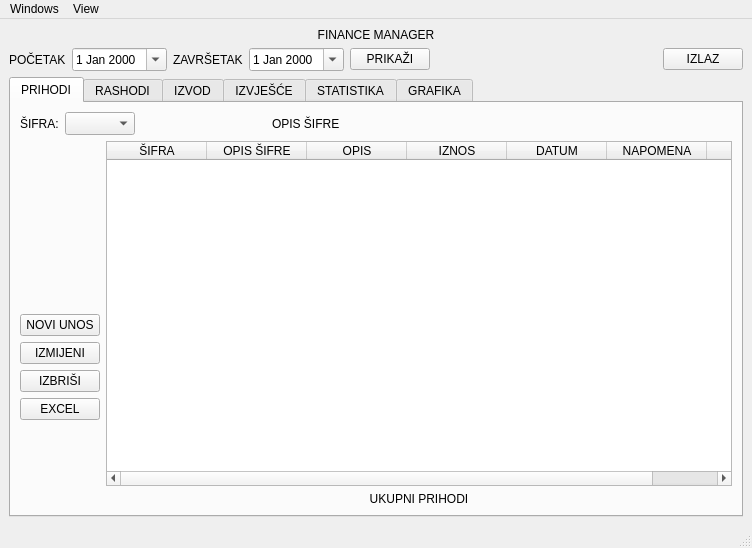
<?xml version="1.0" encoding="UTF-8"?>
<ui version="4.0">
 <class>FinanceManager</class>
 <widget class="QMainWindow" name="FinanceManager">
  <property name="geometry">
   <rect>
    <x>0</x>
    <y>0</y>
    <width>752</width>
    <height>548</height>
   </rect>
  </property>
  <property name="sizePolicy">
   <sizepolicy hsizetype="Maximum" vsizetype="Maximum">
    <horstretch>0</horstretch>
    <verstretch>0</verstretch>
   </sizepolicy>
  </property>
  <property name="windowTitle">
   <string>MainWindow</string>
  </property>
  <widget class="QWidget" name="centralwidget">
   <layout class="QVBoxLayout" name="verticalLayout_3">
    <item>
     <widget class="QLabel" name="label">
      <property name="styleSheet">
       <string notr="true">font: 20pt &quot;Calibri&quot;;
border-bottom: 2px solid rgb(200, 200, 200);</string>
      </property>
      <property name="text">
       <string>FINANCE MANAGER</string>
      </property>
      <property name="alignment">
       <set>Qt::AlignHCenter|Qt::AlignTop</set>
      </property>
     </widget>
    </item>
    <item>
     <layout class="QHBoxLayout" name="horizontalLayout">
      <item>
       <widget class="QLabel" name="label_2">
        <property name="text">
         <string>POČETAK</string>
        </property>
       </widget>
      </item>
      <item>
       <widget class="QDateEdit" name="date_from">
        <property name="acceptDrops">
         <bool>true</bool>
        </property>
        <property name="calendarPopup">
         <bool>true</bool>
        </property>
       </widget>
      </item>
      <item>
       <widget class="QLabel" name="label_3">
        <property name="text">
         <string>ZAVRŠETAK</string>
        </property>
       </widget>
      </item>
      <item>
       <widget class="QDateEdit" name="date_to">
        <property name="calendarPopup">
         <bool>true</bool>
        </property>
       </widget>
      </item>
      <item>
       <widget class="QPushButton" name="btn_show">
        <property name="text">
         <string>PRIKAŽI</string>
        </property>
       </widget>
      </item>
      <item>
       <spacer name="horizontalSpacer_4">
        <property name="orientation">
         <enum>Qt::Horizontal</enum>
        </property>
        <property name="sizeHint" stdset="0">
         <size>
          <width>40</width>
          <height>20</height>
         </size>
        </property>
       </spacer>
      </item>
      <item>
       <widget class="QPushButton" name="btn_exit">
        <property name="text">
         <string>IZLAZ</string>
        </property>
       </widget>
      </item>
     </layout>
    </item>
    <item>
     <widget class="QTabWidget" name="tabWidget">
      <property name="styleSheet">
       <string notr="true"/>
      </property>
      <property name="currentIndex">
       <number>0</number>
      </property>
      <property name="documentMode">
       <bool>false</bool>
      </property>
      <property name="tabsClosable">
       <bool>false</bool>
      </property>
      <property name="tabBarAutoHide">
       <bool>false</bool>
      </property>
      <widget class="QWidget" name="tab">
       <attribute name="title">
        <string>PRIHODI</string>
       </attribute>
       <layout class="QVBoxLayout" name="verticalLayout_12">
        <item>
         <layout class="QVBoxLayout" name="verticalLayout_11">
          <item>
           <layout class="QHBoxLayout" name="horizontalLayout_2">
            <item>
             <widget class="QLabel" name="label_4">
              <property name="text">
               <string>ŠIFRA:</string>
              </property>
             </widget>
            </item>
            <item>
             <widget class="QComboBox" name="combo_income">
              <property name="minimumSize">
               <size>
                <width>70</width>
                <height>23</height>
               </size>
              </property>
              <property name="maximumSize">
               <size>
                <width>70</width>
                <height>23</height>
               </size>
              </property>
             </widget>
            </item>
            <item>
             <spacer name="horizontalSpacer_5">
              <property name="orientation">
               <enum>Qt::Horizontal</enum>
              </property>
              <property name="sizeHint" stdset="0">
               <size>
                <width>40</width>
                <height>20</height>
               </size>
              </property>
             </spacer>
            </item>
            <item>
             <widget class="QLabel" name="income_desc">
              <property name="text">
               <string>OPIS ŠIFRE</string>
              </property>
             </widget>
            </item>
            <item>
             <spacer name="horizontalSpacer_7">
              <property name="orientation">
               <enum>Qt::Horizontal</enum>
              </property>
              <property name="sizeHint" stdset="0">
               <size>
                <width>40</width>
                <height>20</height>
               </size>
              </property>
             </spacer>
            </item>
            <item>
             <spacer name="horizontalSpacer_6">
              <property name="orientation">
               <enum>Qt::Horizontal</enum>
              </property>
              <property name="sizeHint" stdset="0">
               <size>
                <width>40</width>
                <height>20</height>
               </size>
              </property>
             </spacer>
            </item>
            <item>
             <spacer name="horizontalSpacer">
              <property name="orientation">
               <enum>Qt::Horizontal</enum>
              </property>
              <property name="sizeHint" stdset="0">
               <size>
                <width>40</width>
                <height>20</height>
               </size>
              </property>
             </spacer>
            </item>
           </layout>
          </item>
          <item>
           <layout class="QHBoxLayout" name="horizontalLayout_3">
            <item>
             <layout class="QVBoxLayout" name="verticalLayout">
              <item>
               <spacer name="verticalSpacer">
                <property name="orientation">
                 <enum>Qt::Vertical</enum>
                </property>
                <property name="sizeHint" stdset="0">
                 <size>
                  <width>20</width>
                  <height>40</height>
                 </size>
                </property>
               </spacer>
              </item>
              <item>
               <spacer name="verticalSpacer_5">
                <property name="orientation">
                 <enum>Qt::Vertical</enum>
                </property>
                <property name="sizeHint" stdset="0">
                 <size>
                  <width>20</width>
                  <height>40</height>
                 </size>
                </property>
               </spacer>
              </item>
              <item>
               <widget class="QPushButton" name="income_btn1">
                <property name="text">
                 <string>NOVI UNOS</string>
                </property>
               </widget>
              </item>
              <item>
               <widget class="QPushButton" name="income_btn2">
                <property name="text">
                 <string>IZMIJENI</string>
                </property>
               </widget>
              </item>
              <item>
               <widget class="QPushButton" name="income_btn3">
                <property name="text">
                 <string>IZBRIŠI</string>
                </property>
               </widget>
              </item>
              <item>
               <widget class="QPushButton" name="income_btn4">
                <property name="text">
                 <string>EXCEL</string>
                </property>
               </widget>
              </item>
              <item>
               <spacer name="verticalSpacer_3">
                <property name="orientation">
                 <enum>Qt::Vertical</enum>
                </property>
                <property name="sizeHint" stdset="0">
                 <size>
                  <width>20</width>
                  <height>40</height>
                 </size>
                </property>
               </spacer>
              </item>
             </layout>
            </item>
            <item>
             <layout class="QVBoxLayout" name="verticalLayout_2">
              <item>
               <widget class="QTreeWidget" name="tree_income">
                <property name="styleSheet">
                 <string notr="true"/>
                </property>
                <property name="autoScroll">
                 <bool>true</bool>
                </property>
                <property name="showDropIndicator" stdset="0">
                 <bool>false</bool>
                </property>
                <property name="alternatingRowColors">
                 <bool>true</bool>
                </property>
                <property name="selectionBehavior">
                 <enum>QAbstractItemView::SelectRows</enum>
                </property>
                <property name="uniformRowHeights">
                 <bool>false</bool>
                </property>
                <property name="headerHidden">
                 <bool>false</bool>
                </property>
                <attribute name="headerVisible">
                 <bool>true</bool>
                </attribute>
                <column>
                 <property name="text">
                  <string>ŠIFRA</string>
                 </property>
                 <property name="textAlignment">
                  <set>AlignCenter</set>
                 </property>
                </column>
                <column>
                 <property name="text">
                  <string>OPIS ŠIFRE</string>
                 </property>
                 <property name="textAlignment">
                  <set>AlignCenter</set>
                 </property>
                </column>
                <column>
                 <property name="text">
                  <string>OPIS</string>
                 </property>
                 <property name="textAlignment">
                  <set>AlignCenter</set>
                 </property>
                </column>
                <column>
                 <property name="text">
                  <string>IZNOS</string>
                 </property>
                 <property name="textAlignment">
                  <set>AlignCenter</set>
                 </property>
                </column>
                <column>
                 <property name="text">
                  <string>DATUM</string>
                 </property>
                 <property name="textAlignment">
                  <set>AlignCenter</set>
                 </property>
                </column>
                <column>
                 <property name="text">
                  <string>NAPOMENA</string>
                 </property>
                 <property name="textAlignment">
                  <set>AlignCenter</set>
                 </property>
                </column>
                <column>
                 <property name="text">
                  <string>ID</string>
                 </property>
                 <property name="textAlignment">
                  <set>AlignCenter</set>
                 </property>
                </column>
               </widget>
              </item>
              <item>
               <widget class="QLabel" name="income_total">
                <property name="text">
                 <string>UKUPNI PRIHODI</string>
                </property>
                <property name="alignment">
                 <set>Qt::AlignCenter</set>
                </property>
               </widget>
              </item>
             </layout>
            </item>
           </layout>
          </item>
         </layout>
        </item>
       </layout>
      </widget>
      <widget class="QWidget" name="tab_2">
       <attribute name="title">
        <string>RASHODI</string>
       </attribute>
       <layout class="QVBoxLayout" name="verticalLayout_10">
        <item>
         <layout class="QHBoxLayout" name="horizontalLayout_5">
          <item>
           <widget class="QLabel" name="label_6">
            <property name="text">
             <string>ŠIFRA:</string>
            </property>
           </widget>
          </item>
          <item>
           <widget class="QComboBox" name="combo_outcome">
            <property name="minimumSize">
             <size>
              <width>70</width>
              <height>23</height>
             </size>
            </property>
            <property name="maximumSize">
             <size>
              <width>70</width>
              <height>23</height>
             </size>
            </property>
           </widget>
          </item>
          <item>
           <spacer name="horizontalSpacer_8">
            <property name="orientation">
             <enum>Qt::Horizontal</enum>
            </property>
            <property name="sizeHint" stdset="0">
             <size>
              <width>40</width>
              <height>20</height>
             </size>
            </property>
           </spacer>
          </item>
          <item>
           <widget class="QLabel" name="outcome_desc">
            <property name="text">
             <string>OPIS ŠIFRE</string>
            </property>
           </widget>
          </item>
          <item>
           <spacer name="horizontalSpacer_10">
            <property name="orientation">
             <enum>Qt::Horizontal</enum>
            </property>
            <property name="sizeHint" stdset="0">
             <size>
              <width>40</width>
              <height>20</height>
             </size>
            </property>
           </spacer>
          </item>
          <item>
           <spacer name="horizontalSpacer_9">
            <property name="orientation">
             <enum>Qt::Horizontal</enum>
            </property>
            <property name="sizeHint" stdset="0">
             <size>
              <width>40</width>
              <height>20</height>
             </size>
            </property>
           </spacer>
          </item>
          <item>
           <spacer name="horizontalSpacer_2">
            <property name="orientation">
             <enum>Qt::Horizontal</enum>
            </property>
            <property name="sizeHint" stdset="0">
             <size>
              <width>40</width>
              <height>20</height>
             </size>
            </property>
           </spacer>
          </item>
         </layout>
        </item>
        <item>
         <layout class="QHBoxLayout" name="horizontalLayout_6">
          <item>
           <layout class="QVBoxLayout" name="verticalLayout_5">
            <item>
             <spacer name="verticalSpacer_4">
              <property name="orientation">
               <enum>Qt::Vertical</enum>
              </property>
              <property name="sizeHint" stdset="0">
               <size>
                <width>20</width>
                <height>40</height>
               </size>
              </property>
             </spacer>
            </item>
            <item>
             <spacer name="verticalSpacer_6">
              <property name="orientation">
               <enum>Qt::Vertical</enum>
              </property>
              <property name="sizeHint" stdset="0">
               <size>
                <width>20</width>
                <height>40</height>
               </size>
              </property>
             </spacer>
            </item>
            <item>
             <widget class="QPushButton" name="pushButton_5">
              <property name="text">
               <string>NOVI UNOS</string>
              </property>
             </widget>
            </item>
            <item>
             <widget class="QPushButton" name="pushButton_6">
              <property name="text">
               <string>IZMIJENI</string>
              </property>
             </widget>
            </item>
            <item>
             <widget class="QPushButton" name="pushButton_7">
              <property name="text">
               <string>IZBRIŠI</string>
              </property>
             </widget>
            </item>
            <item>
             <widget class="QPushButton" name="pushButton_9">
              <property name="text">
               <string>EXCEL</string>
              </property>
             </widget>
            </item>
            <item>
             <spacer name="verticalSpacer_2">
              <property name="orientation">
               <enum>Qt::Vertical</enum>
              </property>
              <property name="sizeHint" stdset="0">
               <size>
                <width>20</width>
                <height>40</height>
               </size>
              </property>
             </spacer>
            </item>
           </layout>
          </item>
          <item>
           <layout class="QVBoxLayout" name="verticalLayout_4">
            <item>
             <widget class="QTreeWidget" name="tree_outcome">
              <property name="styleSheet">
               <string notr="true"/>
              </property>
              <property name="showDropIndicator" stdset="0">
               <bool>false</bool>
              </property>
              <property name="alternatingRowColors">
               <bool>true</bool>
              </property>
              <column>
               <property name="text">
                <string>ŠIFRA</string>
               </property>
               <property name="textAlignment">
                <set>AlignCenter</set>
               </property>
              </column>
              <column>
               <property name="text">
                <string>OPIS ŠIFRE</string>
               </property>
               <property name="textAlignment">
                <set>AlignCenter</set>
               </property>
              </column>
              <column>
               <property name="text">
                <string>OPIS</string>
               </property>
               <property name="textAlignment">
                <set>AlignCenter</set>
               </property>
              </column>
              <column>
               <property name="text">
                <string>IZNOS</string>
               </property>
               <property name="textAlignment">
                <set>AlignCenter</set>
               </property>
              </column>
              <column>
               <property name="text">
                <string>DATUM</string>
               </property>
               <property name="textAlignment">
                <set>AlignCenter</set>
               </property>
              </column>
              <column>
               <property name="text">
                <string>NAPOMENA</string>
               </property>
               <property name="textAlignment">
                <set>AlignCenter</set>
               </property>
              </column>
              <column>
               <property name="text">
                <string>ID</string>
               </property>
               <property name="textAlignment">
                <set>AlignCenter</set>
               </property>
              </column>
             </widget>
            </item>
            <item>
             <widget class="QLabel" name="outcome_total">
              <property name="text">
               <string>UKUPNI RASHODI</string>
              </property>
              <property name="alignment">
               <set>Qt::AlignCenter</set>
              </property>
             </widget>
            </item>
           </layout>
          </item>
         </layout>
        </item>
       </layout>
      </widget>
      <widget class="QWidget" name="tab_3">
       <attribute name="title">
        <string>IZVOD</string>
       </attribute>
       <layout class="QVBoxLayout" name="verticalLayout_6">
        <item>
         <layout class="QHBoxLayout" name="horizontalLayout_7">
          <item>
           <widget class="QPushButton" name="pushButton_10">
            <property name="maximumSize">
             <size>
              <width>100</width>
              <height>16777215</height>
             </size>
            </property>
            <property name="text">
             <string>UČITAJ IZVOD</string>
            </property>
           </widget>
          </item>
          <item>
           <widget class="QLabel" name="label_8">
            <property name="minimumSize">
             <size>
              <width>250</width>
              <height>0</height>
             </size>
            </property>
            <property name="text">
             <string>Path/to/file</string>
            </property>
           </widget>
          </item>
          <item>
           <widget class="QPushButton" name="add_row">
            <property name="maximumSize">
             <size>
              <width>30</width>
              <height>16777215</height>
             </size>
            </property>
            <property name="text">
             <string>+</string>
            </property>
           </widget>
          </item>
          <item>
           <widget class="QPushButton" name="remove_row">
            <property name="maximumSize">
             <size>
              <width>30</width>
              <height>16777215</height>
             </size>
            </property>
            <property name="text">
             <string>-</string>
            </property>
           </widget>
          </item>
          <item>
           <widget class="QPushButton" name="pushButton_11">
            <property name="maximumSize">
             <size>
              <width>100</width>
              <height>16777215</height>
             </size>
            </property>
            <property name="text">
             <string>SPREMI</string>
            </property>
           </widget>
          </item>
         </layout>
        </item>
        <item>
         <widget class="QTableWidget" name="tableWidget">
          <row>
           <property name="text">
            <string>1</string>
           </property>
          </row>
          <row>
           <property name="text">
            <string>2</string>
           </property>
          </row>
          <row>
           <property name="text">
            <string>3</string>
           </property>
          </row>
          <column>
           <property name="text">
            <string>PRIHOD/RASHOD</string>
           </property>
          </column>
          <column>
           <property name="text">
            <string>ŠIFRA</string>
           </property>
          </column>
          <column>
           <property name="text">
            <string>OPIS</string>
           </property>
          </column>
          <column>
           <property name="text">
            <string>IZNOS</string>
           </property>
          </column>
          <column>
           <property name="text">
            <string>DATUM</string>
           </property>
          </column>
          <column>
           <property name="text">
            <string>NAPOMENA</string>
           </property>
          </column>
         </widget>
        </item>
       </layout>
      </widget>
      <widget class="QWidget" name="tab_4">
       <attribute name="title">
        <string>IZVJEŠĆE</string>
       </attribute>
       <layout class="QVBoxLayout" name="verticalLayout_9">
        <item>
         <layout class="QHBoxLayout" name="horizontalLayout_8">
          <item>
           <spacer name="horizontalSpacer_3">
            <property name="orientation">
             <enum>Qt::Horizontal</enum>
            </property>
            <property name="sizeHint" stdset="0">
             <size>
              <width>40</width>
              <height>20</height>
             </size>
            </property>
           </spacer>
          </item>
          <item>
           <widget class="QPushButton" name="btn_plan_2">
            <property name="text">
             <string>PLAN</string>
            </property>
           </widget>
          </item>
          <item>
           <widget class="QPushButton" name="btn_excel">
            <property name="text">
             <string>EXCEL</string>
            </property>
           </widget>
          </item>
         </layout>
        </item>
        <item>
         <layout class="QHBoxLayout" name="horizontalLayout_9">
          <item>
           <layout class="QVBoxLayout" name="verticalLayout_7">
            <item>
             <widget class="QLabel" name="label_9">
              <property name="text">
               <string>PRIHODI</string>
              </property>
              <property name="alignment">
               <set>Qt::AlignCenter</set>
              </property>
             </widget>
            </item>
            <item>
             <widget class="QTreeWidget" name="report_income">
              <property name="alternatingRowColors">
               <bool>true</bool>
              </property>
              <column>
               <property name="text">
                <string>ŠIFRA</string>
               </property>
               <property name="textAlignment">
                <set>AlignCenter</set>
               </property>
              </column>
              <column>
               <property name="text">
                <string>OPIS</string>
               </property>
               <property name="textAlignment">
                <set>AlignCenter</set>
               </property>
              </column>
              <column>
               <property name="text">
                <string>IZNOS</string>
               </property>
               <property name="textAlignment">
                <set>AlignCenter</set>
               </property>
              </column>
             </widget>
            </item>
            <item>
             <widget class="QLabel" name="total_income">
              <property name="text">
               <string>UKUPNO PRIHODA</string>
              </property>
              <property name="alignment">
               <set>Qt::AlignCenter</set>
              </property>
             </widget>
            </item>
           </layout>
          </item>
          <item>
           <layout class="QVBoxLayout" name="verticalLayout_8">
            <item>
             <widget class="QLabel" name="label_10">
              <property name="text">
               <string>RASHODI</string>
              </property>
              <property name="alignment">
               <set>Qt::AlignCenter</set>
              </property>
             </widget>
            </item>
            <item>
             <widget class="QTreeWidget" name="report_outcome">
              <property name="acceptDrops">
               <bool>false</bool>
              </property>
              <property name="alternatingRowColors">
               <bool>true</bool>
              </property>
              <column>
               <property name="text">
                <string>ŠIFRA</string>
               </property>
               <property name="textAlignment">
                <set>AlignCenter</set>
               </property>
              </column>
              <column>
               <property name="text">
                <string>OPIS</string>
               </property>
               <property name="textAlignment">
                <set>AlignCenter</set>
               </property>
              </column>
              <column>
               <property name="text">
                <string>IZNOS</string>
               </property>
               <property name="textAlignment">
                <set>AlignCenter</set>
               </property>
              </column>
             </widget>
            </item>
            <item>
             <widget class="QLabel" name="total_outcome">
              <property name="text">
               <string>UKUPNO RASHODA</string>
              </property>
              <property name="alignment">
               <set>Qt::AlignCenter</set>
              </property>
             </widget>
            </item>
           </layout>
          </item>
         </layout>
        </item>
        <item>
         <widget class="QLabel" name="total">
          <property name="text">
           <string>RAZLIKA PRIHODA I RASHODA</string>
          </property>
          <property name="alignment">
           <set>Qt::AlignCenter</set>
          </property>
         </widget>
        </item>
       </layout>
      </widget>
      <widget class="QWidget" name="tab_5">
       <attribute name="title">
        <string>STATISTIKA</string>
       </attribute>
      </widget>
      <widget class="QWidget" name="tab_6">
       <attribute name="title">
        <string>GRAFIKA</string>
       </attribute>
      </widget>
     </widget>
    </item>
   </layout>
  </widget>
  <widget class="QMenuBar" name="menubar">
   <property name="geometry">
    <rect>
     <x>0</x>
     <y>0</y>
     <width>752</width>
     <height>21</height>
    </rect>
   </property>
   <widget class="QMenu" name="menuFile">
    <property name="title">
     <string>View</string>
    </property>
    <addaction name="actionDefault"/>
    <addaction name="actionBlueGreyDark"/>
    <addaction name="actionBlueGreyLight"/>
    <addaction name="actionWarmGrey"/>
    <addaction name="actionCoolGrey"/>
    <addaction name="actionDarkRed"/>
   </widget>
   <widget class="QMenu" name="menuwindows">
    <property name="title">
     <string>Windows</string>
    </property>
    <addaction name="actionHelp_F1"/>
    <addaction name="actionCodes_F2"/>
    <addaction name="actionLog_F3"/>
    <addaction name="actionSettings_F12"/>
   </widget>
   <addaction name="menuwindows"/>
   <addaction name="menuFile"/>
  </widget>
  <widget class="QStatusBar" name="statusbar"/>
  <action name="actionBlueGreyDark">
   <property name="text">
    <string>BlueGreyDark</string>
   </property>
  </action>
  <action name="actionBlueGreyLight">
   <property name="text">
    <string>BlueGreyLight</string>
   </property>
  </action>
  <action name="actionWarmGrey">
   <property name="text">
    <string>WarmGrey</string>
   </property>
  </action>
  <action name="actionDefault">
   <property name="text">
    <string>Default</string>
   </property>
  </action>
  <action name="actionCoolGrey">
   <property name="text">
    <string>CoolGrey</string>
   </property>
  </action>
  <action name="actionDarkRed">
   <property name="text">
    <string>DarkRed</string>
   </property>
  </action>
  <action name="actionHelp_F1">
   <property name="text">
    <string>Help  F1</string>
   </property>
  </action>
  <action name="actionCodes_F2">
   <property name="text">
    <string>Codes  F2</string>
   </property>
  </action>
  <action name="actionLog_F3">
   <property name="text">
    <string>Log  F3</string>
   </property>
  </action>
  <action name="actionSettings_F12">
   <property name="text">
    <string>Settings  F12</string>
   </property>
  </action>
 </widget>
 <resources/>
 <connections/>
</ui>
